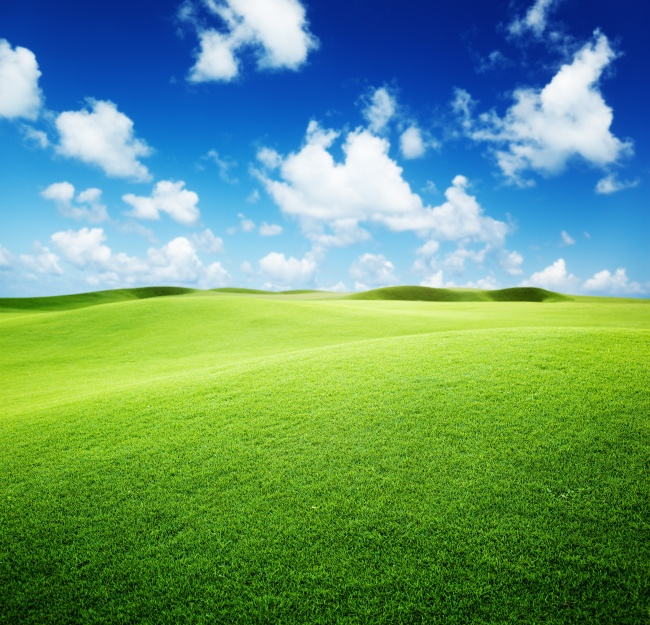
#> input picture opencv-exps/mix_images/land.jpg, 650 x 625 px, given in place of the camera
$ python find_polygons.py   (older library calls are emulated)
#> lines starting #> are read from the running program, lines starting #| are printed output that depends on the picture; after the words box and inside, x2 and y2 are one past the last pixel; in counts of white or black regions, pixels touching at a corner belong together
### opencv-exps/differential_screen_tracker/cam.py
"""
press 'p' to print camera information
press 's' to set camera property. Try 'p' first to see property names then insert them in console.
press 'f' to print measured frame rate (the frequency MyCam.read() is called).
"""

import cv2
from time import clock


class MyCam(object):

    def __init__(self, src=None):
        self.start_cam(src)
        self.__fcount, self.__frate, self.__start = 0, 0, clock()

    def start_cam(self, src=None):
        if src is not None:
            self.cam = VideoCapture(src)
            if not self.cam.isOpened():
                raise ValueError('Cannot open ' + src + 'as VideoCapture')

        self.cam = cv2.VideoCapture(1)
        if not self.cam.isOpened():
            self.cam = cv2.VideoCapture(0)

    # [10 lines left out: functions size, size, not called in this run]

    def read(self):
        self.__fcount += 1
        self.__frame = self.cam.read()[1]
#> further down, img is the input picture: shape (625, 650, 3); mean B, G, R 116.5, 150.9, 100.7
        if self.__fcount == 10:
            end = clock()
            self.__frate = 10/(end - self.__start)

            self.__start = clock()
            self.__fcount = 0
        return self.__frame

    @property
    def frame_rate(self):
        return self.__frate

    # [33 lines left out: functions info, set, cam_loop, not called in this run]

    # __enter__ + __exit__ = with MyCam as cam:
    # this ensures that the camera will be released
    def __enter__(self):
        return self

    def __exit__(self, exc_type, exc_value, traceback):
        self.cam.release()

    def release(self):
        self.cam.release()

# [8 lines that do not run on import are left out]


### opencv-exps/differential_screen_tracker/find_polygons.py
import cv2
import numpy as np
from cam import MyCam
from time import time

def draw_oriented_polylines(img, pts, is_closed, color_start, thickness=1, color_end=(0,0,0)):
    img_out = img
    if len(img.shape) == 2:
        img_out = cv2.cvtColor(img_out, cv2.COLOR_GRAY2BGR)

    cs, ce = color_start, color_end
    n = len(pts)
    for idx, pt in enumerate(pts):

        if idx == n and not is_closed: break

        next_pt = pts[(idx + 1) % n]

        color = ((cs[0]*(n-idx) + ce[0]*idx) / n,\
                 (cs[1]*(n-idx) + ce[1]*idx) / n,\
                 (cs[2]*(n-idx) + ce[2]*idx) / n)
        cv2.line(img_out, tuple(pt), tuple(next_pt), color, thickness)


def find_polygons(gray_image_in, edge_num, tolerance=0.1, area_threshold=100, convex_only=True, edge_threshold=60, orientation=1.0):
    """find contours that appears to be a """
#> called with edge_num = 4, tolerance = 0.1, area_threshold = 100, convex_only = True, edge_threshold = 60, orientation = 1
    img = gray_image_in.copy()
    lo, hi = 100, 150

    # imshow('img', img)
    edge = cv2.Canny(img, lo, hi)
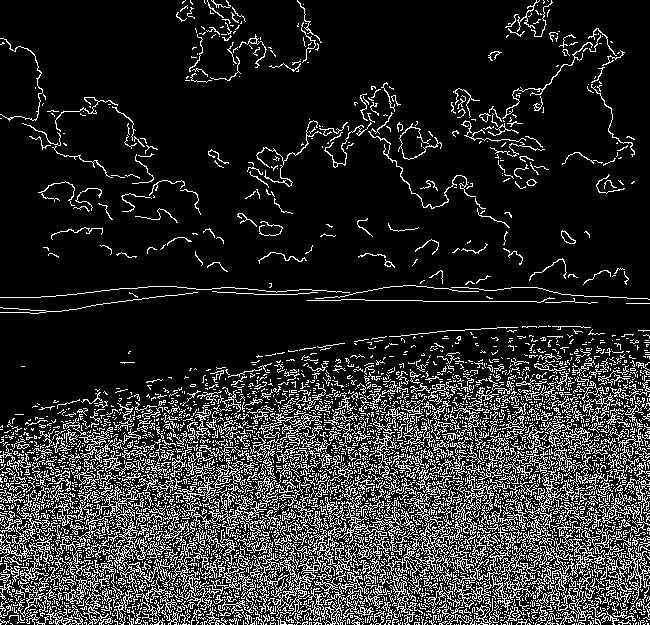
#> edge: shape (625, 650); 16.5% white in thin lines or dots
    # imshow('edge', edge)
    thresh1, dst = cv2.threshold(edge,edge_threshold,255, cv2.THRESH_BINARY)
#> thresh1 = 60
    # imshow('thresh', dst)
    ctr, hry = cv2.findContours(dst, cv2.RETR_TREE, cv2.CHAIN_APPROX_SIMPLE)
#> ctr = 5378 contours, 5068 with area under 20; largest, box (x1, y1, x2, y2) and area: (56, 485, 171, 567) 1343, (268, 548, 370, 625) 852, (607, 547, 650, 604) 697, (63, 550, 113, 625) 582, (397, 491, 458, 583) 556
    # imshow('fndctr', dst)

    if hry is None: return []
    hry = hry[0]

    polygons = []
    for cnt in ctr:

        # kill the contour if it doesn't look like a square
        cnt = cnt.reshape(-1,2)
        epsilon = tolerance * 2 * ((3.14 * cv2.contourArea(cnt)) ** 0.5)
        tmp = cv2.approxPolyDP(cnt,epsilon,True)

        if len(tmp) != edge_num: continue
        if convex_only and not cv2.isContourConvex(tmp): continue
        if cv2.contourArea(tmp) < area_threshold: continue

        # now sort the points in counter clock wise so we can eliminate similar solutions
        cross_product = np.cross(tmp[1] - tmp[0], tmp[2] - tmp[1])[0]
        if cross_product * orientation > 0:
            tmp = np.flipud(tmp)

        # rearrange the points so that the returned point array always start with
        # the point that is closest to origin
        tmp = tmp.reshape(-1,2)
        distance_from_origin = map(lambda pt: pt[0] ** 2 + pt[1] ** 2, tmp)
        val, idx = min((val, idx) for (idx, val) in enumerate(distance_from_origin))

        if idx > 0:
            up, down = np.vsplit(tmp, [idx])
            tmp = np.vstack((down, up))

        polygons.append(tmp)
#> this loop made 5378 passes
#> (epsilon, cross_product) on pass 2530: (4.38, 153)
#> epsilon on passes 1 to 6: 0, 0, 0, 0, 0, 0
#> after the loop, polygons = [[[102, 506], [91, 519], [109, 516], [112, 507]]]

    return polygons

if __name__ == "__main__":
    cam = MyCam()
    while True:
        img = cam.read()
        polygons = find_polygons(img, 4)
#> polygons = [[[102, 506], [91, 519], [109, 516], [112, 507]]]
        for ctr in polygons:
            draw_oriented_polylines(img, ctr, 0, (0,0,255), 2, (255,0,0))
#> this loop made 1 pass
#> (ctr, cs in draw_oriented_polylines, ce in draw_oriented_polylines, n in draw_oriented_polylines) on pass 1: ([[102, 506], [91, 519], [109, 516], [112, 507]], (0, 0, 255), (255, 0, 0), 4)
#> img: shape (625, 650, 3); 0.04% of pixels changed, all inside (x1, y1, x2, y2) = (90, 505, 114, 521)
        cv2.imshow('find quadrangles',img)
        k = cv2.waitKey(5)
#> (key Esc is pressed here)
        if k == 27:
            break
